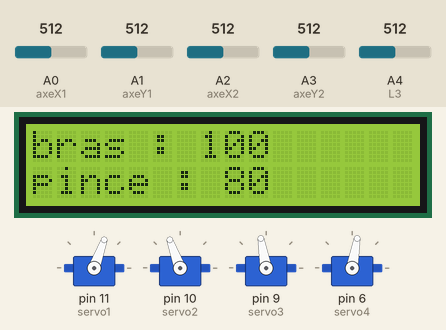
Simulated run of this sketch. Board: Arduino Uno, built with avr-gcc and run on an emulated ATmega328P. Parts: 16×2 character LCD, 4 × servo. The test bench sets the inputs (shaded band); at power-on: A2 (axeX2) = 512, A0 (axeX1) = 512, A1 (axeY1) = 512, A3 (axeY2) = 512, A4 (L3) = 512.

Above: at 2.7 s.
2.8 s: A2 (axeX2) set to 884
4.3 s: A2 (axeX2) set to 914
At 5.0 s:
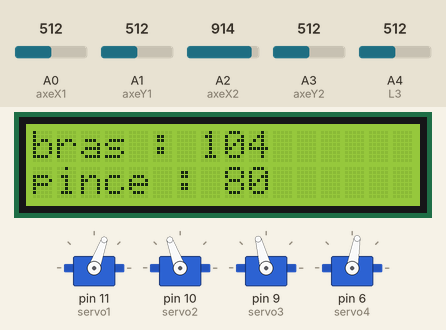
7.3 s: A0 (axeX1) set to 893
At 7.8 s:
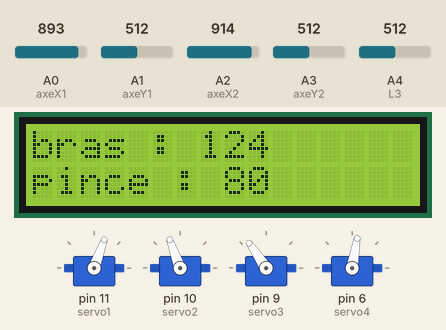
10.3 s: A0 (axeX1) set to 909
At 10.9 s:
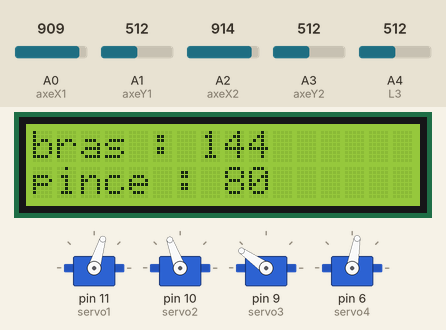
13.3 s: A1 (axeY1) set to 891
15.4 s: A1 (axeY1) set to 915
At 16.1 s:
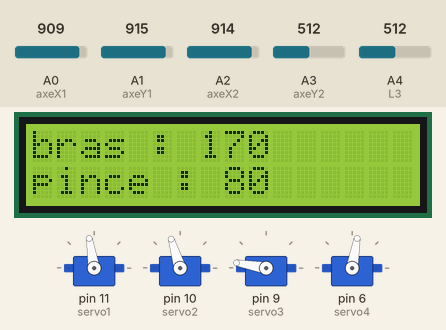
Timing chart, 0 to 22.6 s (numbered marks = the images above; inputs shaded):
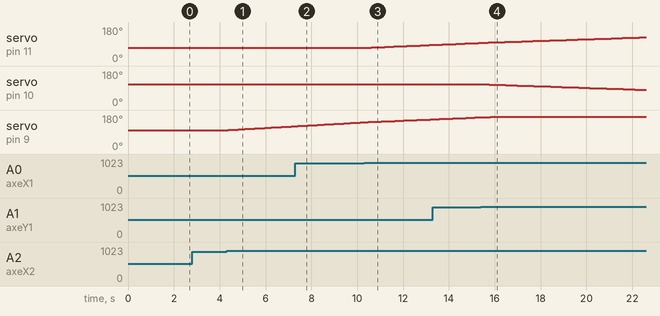

Measured:
- the behaviour switches between 900 and 901 on A0 (axeX1) (found by bisection; images 2 and 3)
- the behaviour switches between 900 and 901 on A1 (axeY1) (found by bisection; images 3 and 4)
- after the input at 2.8 s, every drawn part: stays the same
- after the input at 4.3 s, servo on pin 9 (servo3): moves from 100° to 121° over 2.9 s, starting after 0.08 s; the display: first changes after 0.14 s (image 1 shows a later state)
- after the input at 10.3 s, servo on pin 11 (servo1): moves from 70° to 85° over 2.7 s, starting after 0.12 s
- after the input at 15.4 s, servo on pin 10 (servo2): moves from 110° to 80° over 7.1 s, starting after 0.12 s

The sketch:

ArmLcd.V1-2.ino
```cpp
/* WIP by kahloyx kahloyx@gmail.com 2020
    Works with an arduino uno, 16x2 LCD non-i2c at the moment*/

#include <VarSpeedServo.h>
#include <LiquidCrystal.h>

VarSpeedServo servo1;   //Definition of 4 servos in the LibVarSpeedServo
VarSpeedServo servo2;
VarSpeedServo servo3;
VarSpeedServo servo4;

int RS = 7;
int E = 5;
int D4 = 3;
int D5 = 2;
int D6 = 1;
int D7 = 0;
int timer = 1500;
int L3 = A4;
bool page = true;

LiquidCrystal lcd (RS, E, D4, D5, D6, D7); //(rs,e,d4,d5,d6,d7)

int axeX1 = 0;        //Def of horizontal axe left joystick pin to read
int axeY1 = 1;        //Def of vertical axe left joystick pin to read
int axeX2 = 2;        //Def of horizontal axe right joystick pin to read
int axeY2 = 3;        //Def of vertical axe right joystick pin to read

int X1;                   //Buffer for sticks values
int Y1;
int X2;
int Y2;

static int base = 70;
static int minibras = 110;
static int bras = 100;
static int pince = 80;

void setup()
{
  pinMode(L3, INPUT);
  lcd.begin(16, 2);                                             //Necessary LCD init
  lcd.clear();
  lcd.print("Initialisating..");
  lcd.print("Please wait.....");
  servo1.attach(11);                                            //Physical declaration of the 45 servos to work with
  servo2.attach(10);
  servo3.attach(9);
  servo4.attach(6);
  lcd.setCursor(0, 1);
  servo1.write(70);                                             //base
  servo2.write(110);                                            //bras
  servo3.write(100);                                            //mini bras
  servo4.write(80);                                             //pince 80-120
  delay(timer);
  lcd.clear();
}
void loop()
{
  ///////   LCD  ///////

  if (page == 0)
  {
    lcd.clear();
    lcd.print("base :");
    lcd.setCursor(7, 0);
    lcd.print(base);
    lcd.setCursor(0, 1);
    lcd.print("mini :");
    lcd.setCursor(7, 1);
    lcd.print(minibras);
    delay(88);
  }
  else
  {
    lcd.clear();
    lcd.print("bras :");
    lcd.setCursor(7, 0);
    lcd.print(bras);
    lcd.setCursor(0, 1);
    lcd.print("pince :");
    lcd.setCursor(8, 1);
    lcd.print(pince);
    delay(88);
  }
  //////////Switch lcd page 1>2 2>1//////////
  boolean swpage = analogRead(L3);
  if (swpage == false)
  {
    if ( page == false)
      page = 1;
    else
      page = 0;
    delay(500);
  }

  /////Contrôle de base///////
  X1 = analogRead(axeX1);

  if (X1 < 100)
  {
    base = base - 1;
    if (base <= 10)
    {
      base = 10;
    }
    servo1.write(base); delay(50);
  }
  if (X1 > 900)
  {
    base = base + 1;
    if (base >= 170)
    {
      base = 170;
    }
    servo1.write(base); delay(50);
  }

  //////Bras de commande de direction///////
  Y1 = analogRead(axeY1);

  if (Y1 > 900)
  {
    minibras = minibras - 1;
    if (minibras <= 10)
    {
      minibras = 10;
    }
    servo2.write(minibras); delay(50);
  }
  if (Y1 < 100)
  {
    minibras = minibras + 1;
    if (minibras >= 170)
    {
      minibras = 170;
    }
    servo2.write(minibras); delay(50);
  }

  //////Commande de direction à gros bras///////
  X2 = analogRead(axeX2);


  if (X2 < 100)
  {
    bras = bras - 1;
    if (bras <= 10)
    {
      bras = 10;
    }
    servo3.write(bras);

    delay(50);
  }
  if (X2 > 900)
  {
    bras = bras + 1;
    if (bras >= 170)
    {
      bras = 170;
    }
    servo3.write(bras);

    delay(50);
  }

  //////Hook///////
  Y2 = analogRead(axeY2);

  if (Y2 < 100)
  {
    pince = pince - 1;
    if (pince <= 80)
    {
      pince = 80;
    }
    servo4.write(pince);


    delay(50);
  }
  if (Y2 > 900)
  {
    pince = pince + 1;
    if (pince >= 130)
    {
      pince = 130;
    }
    servo4.write(pince);

    delay(50);
  }

}
```
